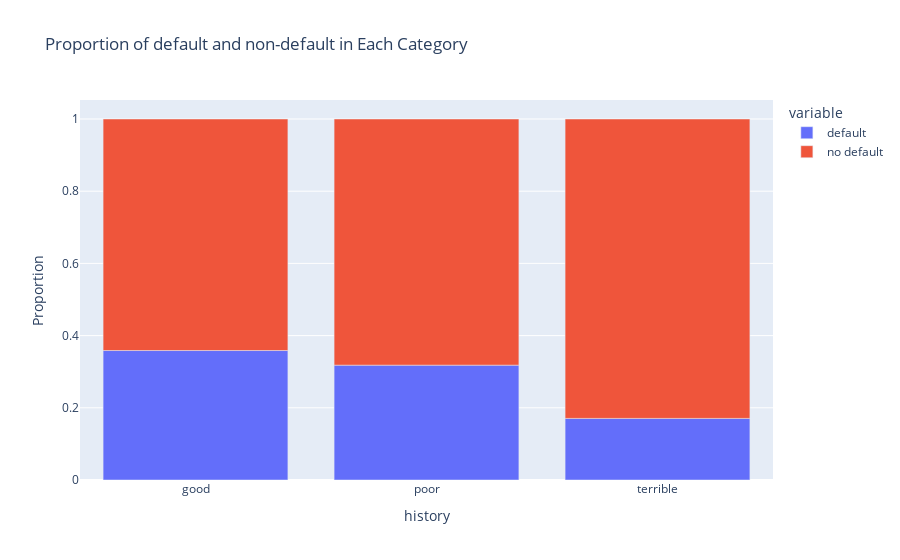

Source (notebook cell):
### Code cell
chart_data = pd.DataFrame({
    'history': proportions.index,
    'default': proportions.values,
    'no default': 1 - proportions.values # type: ignore
})

# Create a bar chart using Plotly Express
fig = px.bar(chart_data, x='history', y=['default', 'no default'],
             title='Proportion of default and non-default in Each Category',
             labels={'value': 'Proportion'})
fig.show()

### Figure 1 — Plotly figure (JSON) as saved in the notebook; plotly's stock layout.template omitted (floating-point values rounded to 4 significant figures)
{"data": [{"hovertemplate": "variable=default<br>history=%{x}<br>Proportion=%{y}<extra></extra>", "legendgroup": "default", "marker": {"color": "#636efa", "pattern": {"shape": ""}}, "name": "default", "orientation": "v", "showlegend": true, "textposition": "auto", "type": "bar", "x": ["good", "poor", "terrible"], "xaxis": "x", "y": [0.3586, 0.3182, 0.1706], "yaxis": "y"}, {"hovertemplate": "variable=no default<br>history=%{x}<br>Proportion=%{y}<extra></extra>", "legendgroup": "no default", "marker": {"color": "#EF553B", "pattern": {"shape": ""}}, "name": "no default", "orientation": "v", "showlegend": true, "textposition": "auto", "type": "bar", "x": ["good", "poor", "terrible"], "xaxis": "x", "y": [0.6414, 0.6818, 0.8294], "yaxis": "y"}], "layout": {"barmode": "relative", "legend": {"title": {"text": "variable"}, "tracegroupgap": 0}, "title": {"text": "Proportion of default and non-default in Each Category"}, "xaxis": {"anchor": "y", "domain": [0, 1], "title": {"text": "history"}}, "yaxis": {"anchor": "x", "domain": [0, 1], "title": {"text": "Proportion"}}}}
